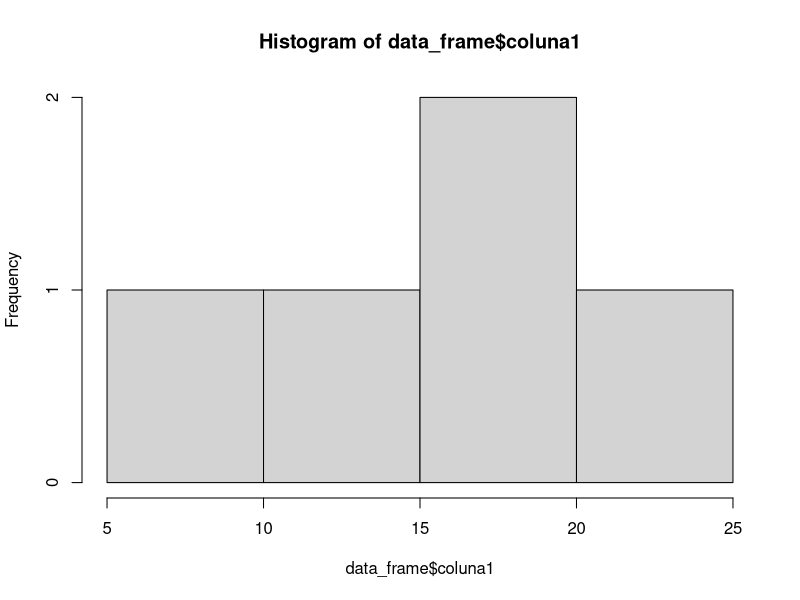
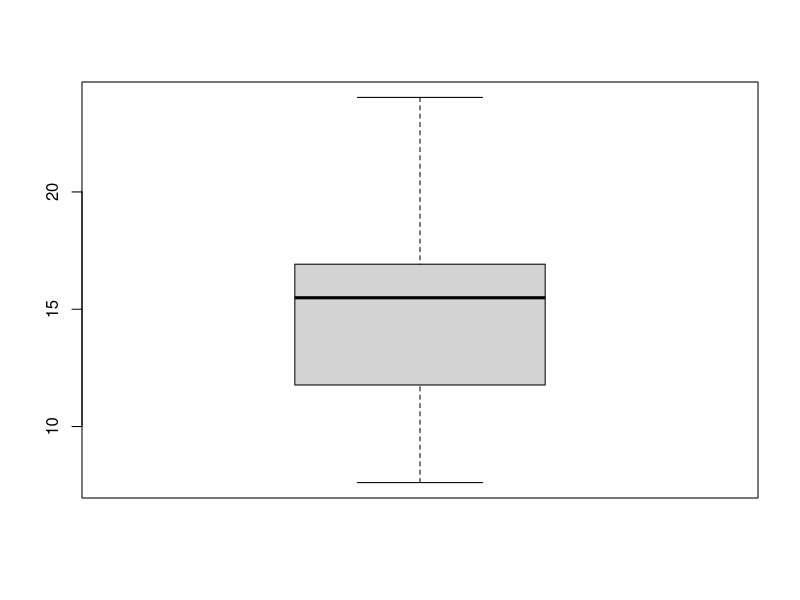

R code for these plots, in order:
################### Vetores ############################
#numeric
preco <- c(16.92, 24.03, 7.61, 15.49, 11.77)

#numeric
custo <- c(8.37, 12.93, 26.2, 12.2, 10.12)

#character
produto <- c("A", 'A', 'B', 'C' , 'C')

#factor
produto <- factor(produto)

#Boolean
obteve_lucro <- c(TRUE, TRUE, FALSE, TRUE, TRUE)

#Date
datas <- as.Date(c('2019-07-01', '2019-07-02', '2019-07-03', '2019-07-04', '2019-07-05'))

lucro <- preco - custo
#comparando dois vetores
preco > lucro



################ Matrizes ####################

#cbind é de column bind (vinculando a coluna)
matrix = cbind(preco, custo)

matrix2 = cbind(preco, produto)
View(matrix2) #como o print do python



################ Data Frames ################

data_frame = data.frame(coluna1 = preco, coluna2 = produto)
data_frame2 = data.frame(preco_pratico = preco, 
                         preco_de_custo = custo, 
                         produto_vendido = produto,
                         receita_positiva = obteve_lucro,
                         periodo = datas)
View(data_frame2)

hist(data_frame$coluna1) #criando histoplot

boxplot(data_frame$coluna1) #criando o boxplot

mean(data_frame2$preco_pratico) #verificando a média da coluna

########################## listas #######################
lista = list(Objeto1 = preco, Objeto2 = data_frame2) #criando uma lista

lista[[1]] #acessando objetos dentro de uma lista

